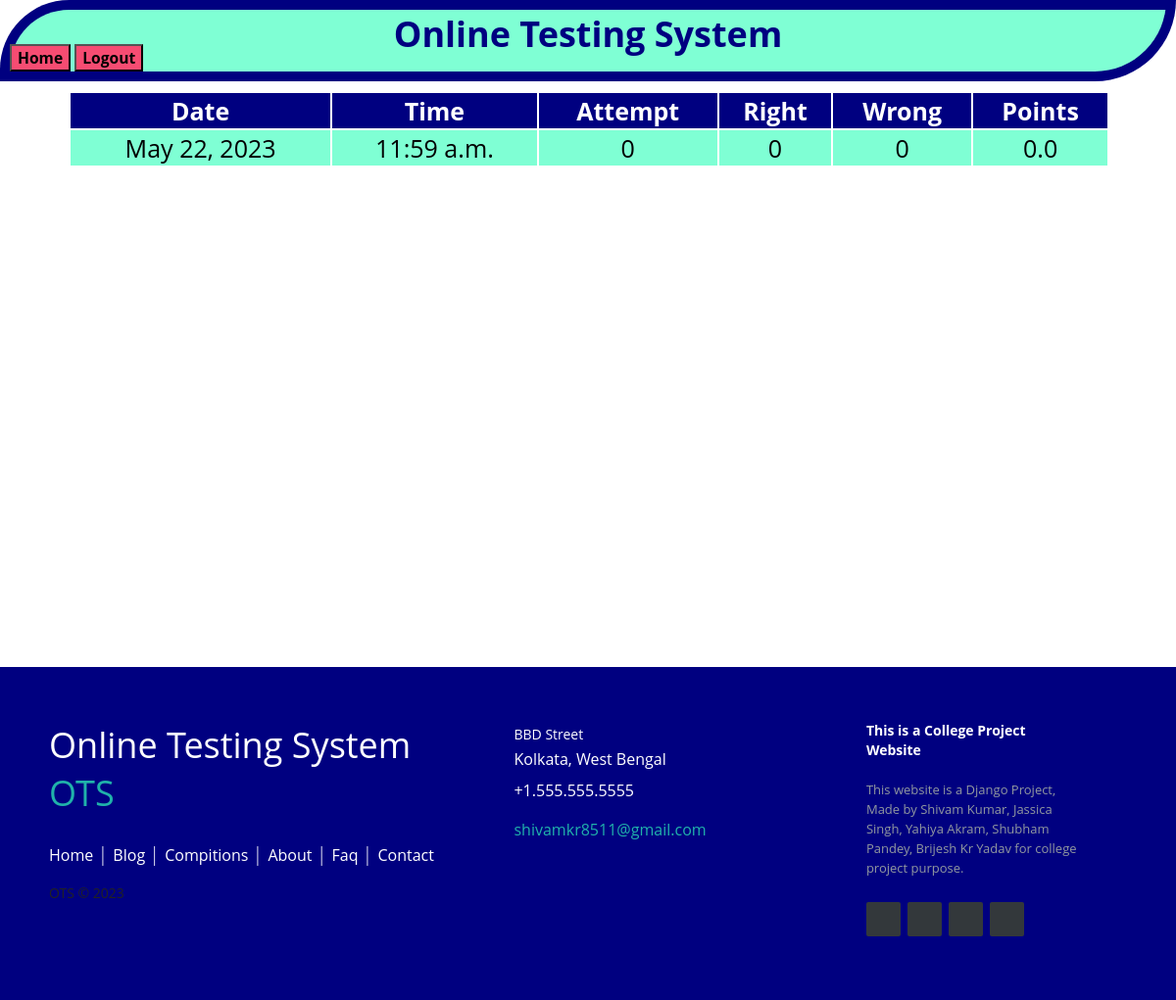
/OTS/result (signed in), run on the app's committed database.
### OTS/models.py (models this page shows)
class Result(models.Model):
      resultid=models.BigAutoField(primary_key=True,auto_created=True)
      username=models.ForeignKey(Candidate,on_delete=models.CASCADE)
      date=models.DateField(auto_now=True)
      time=models.TimeField(auto_now=True)
      attempt=models.IntegerField()
      right=models.IntegerField()
      wrong=models.IntegerField()
      points=models.FloatField()

### OTS/views.py (the view)
# urls.py: path('result',showTestResult,name='result'),
def showTestResult(request):
    if 'name' not in request.session.keys():
        res=HttpResponseRedirect("login")
    result=Result.objects.filter(resultid=Result.objects.latest('resultid').resultid,username_id=request.session['username'])
    context={'result':result}
    res=render(request,'show_result.html',context)
    return res

### OTS/templates/show_result.html (shortened to what this page needs)
{% extends 'main.html' %}
{% block top%}
<a href="{% url 'OTS:home' %}"><button style="background-color: #F64C72;"><h3>Home</h3></button></a>
<a href="{% url 'OTS:logout' %}"><button style="background-color: #F64C72;"><h3>Logout</h3></button></a>
{%endblock %}
{% block content %}
<table>
    <tr>
        <th>Date</th>
        <th>Time</th>
        <th>Attempt</th>
        <th>Right</th>
        <th>Wrong</th>
        <th>Points</th>
    </tr>
    {% for r in result %}
    <tr>
        <td>{{r.date}}</td>
        <td>{{r.time}}</td>
        <td>{{r.attempt}}</td>
        <td>{{r.right}}</td>
        <td>{{r.wrong}}</td>
        <td>{{r.points}}</td>
    </tr>
    {% endfor %}
</table>
{% endblock %}

### OTS/static/theme.css (style rules this page uses)
table { width: 90%; margin-left: 60px; }
table tr:nth-child(odd) { background-color:#F64C72 ; color: white; height: 30px; }
table tr:nth-child(even) { background-color:aquamarine; height: 30px; }
table tr:first-child { background-color: navy; }
table td { text-align: center; }

### OTS/templates/show_result.html (style rules this page uses)
body { background-image: url("http://3.bp.blogspot.com/-MPryP4__w_w/UiwWWwpnesI/AAAAAAAAAeo/VDOUHh2PJQo/s1600/Green+ornament+ppt+backgrounds.jpg"); }

### OTS/templates/main.html (style rules this page uses)
* { margin: 0; }
* { font-family: Open Sans; }

### data on the page
Result: date "May 22, 2023", time "11:59 a.m.", attempt "0", right "0", wrong "0", points "0.0"
